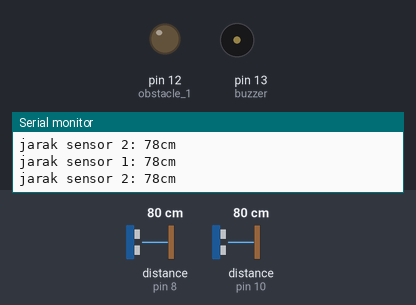
A sketch run on a simulated Arduino Uno, built with avr-gcc and run on an emulated ATmega328P. Shown: output pins drawn as LEDs (lit = HIGH), buzzer (waves = sounding, pin HIGH), the last lines printed to the serial monitor. Wiring (inferred from the names in the program): 2 × ultrasonic range finder: trigger pin 9, echo pin 8 / trigger pin 11, echo pin 10. Inputs (shaded band) come from the test bench; at power-on: distance to the obstacle (sensors on pin 8, pin 10) 80 cm. The echo pulse lasts 58.3 µs per cm; pins used as bus, display or sensor lines are not drawn.

Above: at 1.2 s.
1.3 s: distance to the obstacle (sensor on pin 8) set to 55 cm
2.8 s: distance to the obstacle (sensor on pin 8) set to 48 cm
At 3.5 s:
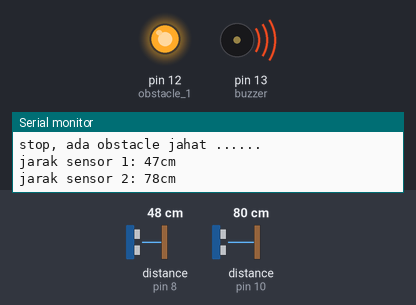
7.4 s: distance to the obstacle (sensor on pin 8) set to 60 cm
At 8.0 s:
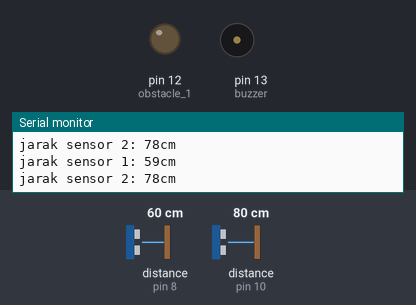
9.0 s: distance to the obstacle (sensor on pin 8) set to 2 cm
At 9.6 s:
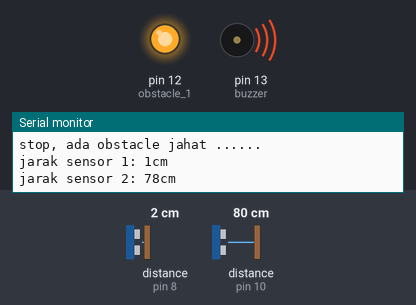
Timing chart, 0 to 12.0 s (numbered marks = the images above; inputs shaded):
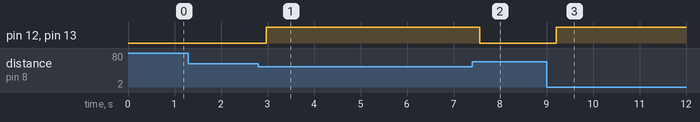

The sketch:

main_program.ino
```cpp
/*****************************************************************
 * PROGRAM SAFETY AGV 2 WHEEL
 * CREATED BY: DANANG MUHIM
 * SEMOGA DAPAT DIKEMBANGKAN LEBIH KEREN LAGI BUAT NEXT ACTION NYA
*****************************************************************/

#define echoPin1 8      // Echo Pin1
#define trigPin1 9      // Trigger Pin1
#define echoPin2 10     // Echo Pin2
#define trigPin2 11     // Trigger Pin2
#define obstacle_1 12   // send obstacle1

byte buzzer = 13;       // buzzer

//Duration used to calculate distance
long duration1, distance1;
long duration2, distance2;

void setup() {
  Serial.begin(115200);
  //set pin sensor ultra
  pinMode(trigPin1, OUTPUT);
  pinMode(echoPin1, INPUT);
  pinMode(trigPin2, OUTPUT);
  pinMode(echoPin2, INPUT);

  //set pin obstacle sensor
  pinMode(obstacle_1, OUTPUT);

  //set pin buzzer
  pinMode(buzzer, OUTPUT);
}

void loop() {
  digitalWrite(trigPin1, LOW);
  delayMicroseconds(2);
  digitalWrite(trigPin1, HIGH);
  delayMicroseconds(10);
  digitalWrite(trigPin1, LOW);

  duration1 = pulseIn(echoPin1, HIGH);

  //Calculate the distance (in cm) based on the speed of sound.
  distance1 = duration1 * 0.034 / 2;
  Serial.print("jarak sensor 1: ");
  Serial.print(distance1);
  Serial.println("cm");
  //Delay 50ms before next reading.
  delay(50);


  digitalWrite(trigPin2, LOW);
  delayMicroseconds(2);
  digitalWrite(trigPin2, HIGH);
  delayMicroseconds(10);
  digitalWrite(trigPin2, LOW);

  duration2 = pulseIn(echoPin2, HIGH);

  //Calculate the distance (in cm) based on the speed of sound.
  distance2 = duration2 * 0.034 / 2;
  Serial.print("jarak sensor 2: ");
  Serial.print(distance2);
  Serial.println("cm");
  //Delay 50ms before next reading.
  delay(50);


  if (distance1 <= 50 || distance2 <= 50) {
    digitalWrite(obstacle_1,HIGH);
    buzzer_obstacle();
    Serial.println("stop, ada obstacle jahat ......");
  } else {
    digitalWrite(obstacle_1,LOW);
    buzzer_noobstacle();
  }
}

//set buzzer
void buzzer_obstacle(){
   digitalWrite(buzzer, HIGH);
  //tone(buzzer, 900);
}
void buzzer_noobstacle(){
  digitalWrite(buzzer, LOW);
  //tone(buzzer, 900); delay(500);
  //tone(buzzer, 1000); delay(500);
}
```

Measured:
- the behaviour switches between 52 and 51 cm on distance to the obstacle (sensor on pin 8) (found by bisection; images 0 and 1)
- after the input at 2.8 s, pin 12 (obstacle_1), pin 13 (buzzer): LOW → HIGH after 0.17 s
- after the input at 7.4 s, pin 12 (obstacle_1), pin 13 (buzzer): HIGH → LOW after 0.17 s
- after the input at 9.0 s, pin 12 (obstacle_1), pin 13 (buzzer): LOW → HIGH after 0.21 s
